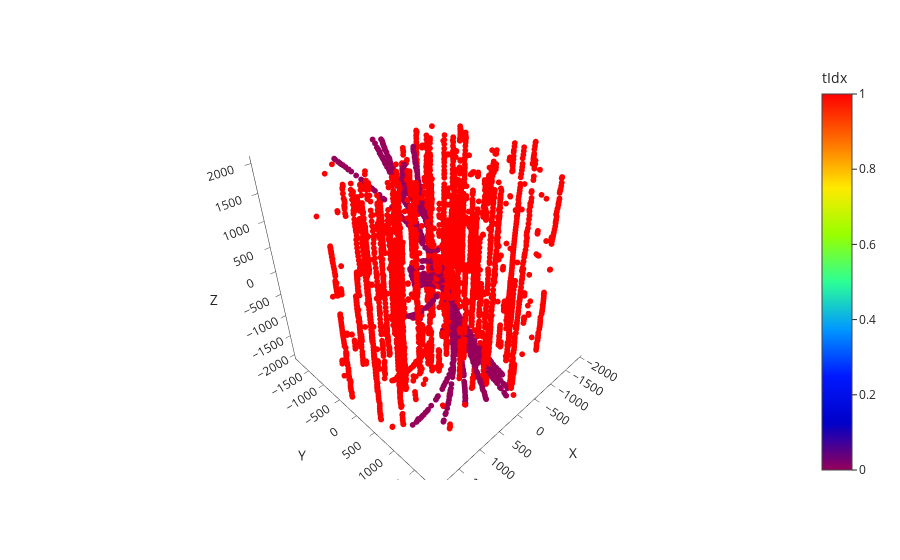

The notebook cell this image was saved under:
### Code cell
import pandas as pd
import plotly.express as px
from src.logger.plotting_tools import shuffle_truth_colors

mask = (g.ndata['particle_number'] !=-1) 
tidx =  1*(g.ndata['particle_number'][mask]==0).view(-1,1)
#tidx =    1*(g.ndata['hit_link_modified'][mask].view(-1,1))+1
features =  (torch.ones_like(g.ndata['particle_number'][mask].view(-1,1)))
cellid= g.ndata['particle_number'][mask].view(-1,1)
X = g.ndata["pos_hits_xyz"][mask] #[mask]
data = {
            "X":X[:, 0].view(-1, 1).detach().cpu().numpy(),
            "Y": X[:, 1].view(-1, 1).detach().cpu().numpy(),
            "Z": X[:, 2].view(-1, 1).detach().cpu().numpy(),
            "tIdx": tidx.view(-1, 1).detach().cpu().numpy(),
            "features": features.view(-1, 1).detach().cpu().numpy(),
            "cellid":cellid.view(-1, 1).detach().cpu().numpy(),
        }
hoverdict = {}
# if hoverfeat is not None:
#     for j in range(hoverfeat.shape[1]):
#         hoverdict["f_" + str(j)] = hoverfeat[:, j : j + 1]
#     data.update(hoverdict)

# if nidx is not None:
#     data.update({"av_same": av_same})

df = pd.DataFrame(
np.concatenate([data[k] for k in data], axis=1),
columns=[k for k in data],
)
rdst = np.random.RandomState(1234567890)  # all the same
# shuffle_truth_colors(df, "tIdx", rdst)

hover_data = ["tIdx", "cellid"] #+ [k for k in hoverdict.keys()]
# if nidx is not None:
#     hover_data.append("av_same")
fig = px.scatter_3d(
df,
x="X",
y="Y",
z="Z",
color="tIdx",
size="features",
hover_data=hover_data,
template="simple_white",
color_continuous_scale=px.colors.sequential.Rainbow,
range_color=[0,1],
)
fig.update_traces(marker=dict(line=dict(width=0)))
fig.update_traces(marker_size = 2)

### Figure 1 — Plotly figure (JSON) as saved in the notebook; plotly's stock layout.template omitted (floating-point values rounded to 4 significant figures; data arrays with more than 128 entries replaced by an {"elided": "..."} marker saying what was removed)
{"data": [{"customdata": {"elided": "8825x2 int values"}, "hovertemplate": "X=%{x}<br>Y=%{y}<br>Z=%{z}<br>features=%{marker.size}<br>tIdx=%{marker.color}<br>cellid=%{customdata[1]}<extra></extra>", "legendgroup": "", "marker": {"color": {"elided": "8825 int values"}, "coloraxis": "coloraxis", "line": {"width": 0}, "size": 2, "sizemode": "area", "sizeref": 0.0025, "symbol": "circle"}, "mode": "markers", "name": "", "scene": "scene", "showlegend": false, "type": "scatter3d", "x": {"elided": "8825 float values"}, "y": {"elided": "8825 float values"}, "z": {"elided": "8825 float values"}}], "layout": {"coloraxis": {"cmax": 1, "cmin": 0, "colorbar": {"title": {"text": "tIdx"}}, "colorscale": [[0, "rgb(150,0,90)"], [0.125, "rgb(0,0,200)"], [0.25, "rgb(0,25,255)"], [0.375, "rgb(0,152,255)"], [0.5, "rgb(44,255,150)"], [0.625, "rgb(151,255,0)"], [0.75, "rgb(255,234,0)"], [0.875, "rgb(255,111,0)"], [1, "rgb(255,0,0)"]]}, "legend": {"itemsizing": "constant", "tracegroupgap": 0}, "margin": {"t": 60}, "scene": {"domain": {"x": [0, 1], "y": [0, 1]}, "xaxis": {"title": {"text": "X"}}, "yaxis": {"title": {"text": "Y"}}, "zaxis": {"title": {"text": "Z"}}}}}
